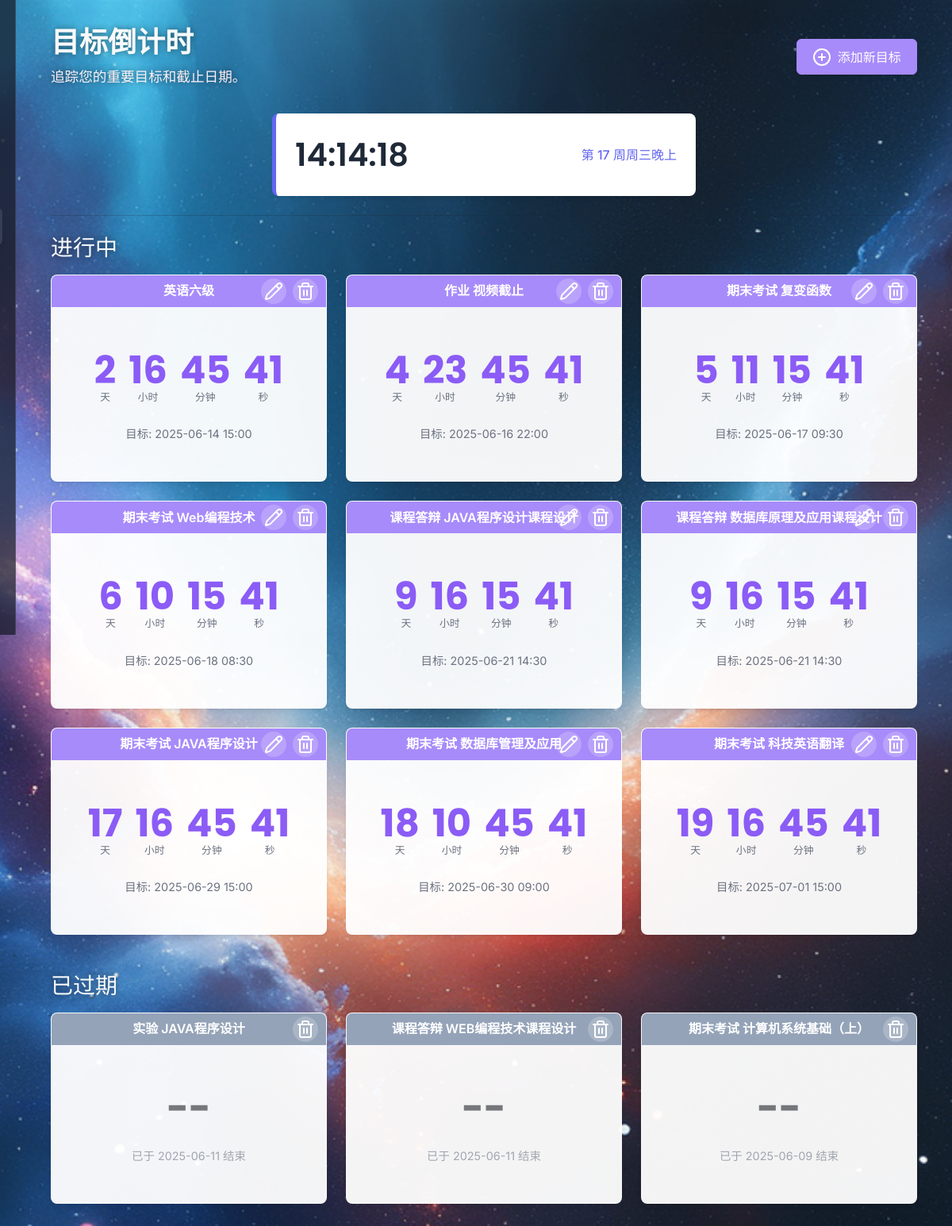
The app's page /countdown/ (signed in) with its own data.
### learning_logger/models.py (models this page shows, shortened)
class CountdownEvent(db.Model):
    id = db.Column(db.Integer, primary_key=True)
    title = db.Column(db.String(200), nullable=False)
    target_datetime_utc = db.Column(db.DateTime(timezone=True), nullable=False)
    user_id = db.Column(db.Integer, db.ForeignKey('user.id'), nullable=False)

### learning_logger/blueprints/countdown.py (the view)
@countdown_bp.route('/')
@login_required
def list_events():
    now_utc = datetime.now(pytz.utc)
    all_events = CountdownEvent.query.filter_by(user_id=current_user.id).order_by(CountdownEvent.target_datetime_utc.asc()).all()
    active_events = []
    expired_events = []
    start_date_setting = Setting.query.filter_by(user_id=current_user.id, key='week_start_date').first()
    if not start_date_setting:
        current_relative_time = "请先在设置中指定起始周"
    else:
        start_date = date.fromisoformat(start_date_setting.value)
        now_beijing = now_utc.astimezone(BEIJING_TZ)
        _, week_num = get_custom_week_info(now_beijing.date(), start_date)
        day_map = {0: '一', 1: '二', 2: '三', 3: '四', 4: '五', 5: '六', 6: '日'}
        day_of_week_str = day_map.get(now_beijing.weekday(), '')
        hour = now_beijing.hour
        time_of_day_str = "凌晨" if 0 <= hour < 6 else "上午" if hour < 12 else "中午" if hour < 14 else "下午" if hour < 18 else "晚上"
        current_relative_time = f"第 {week_num} 周周{day_of_week_str}{time_of_day_str}"
    for event in all_events:
        if event.target_datetime_utc.tzinfo is None:
            event.target_datetime_utc = pytz.utc.localize(event.target_datetime_utc)
        event.target_datetime_beijing = event.target_datetime_utc.astimezone(BEIJING_TZ)
        event.target_iso_utc = event.target_datetime_utc.isoformat()
        if event.target_datetime_utc < now_utc:
            event.is_expired = True
            expired_events.append(event)
        else:
            event.is_expired = False
            active_events.append(event)
    expired_events.sort(key=lambda x: x.target_datetime_utc, reverse=True)
    return render_template(
        'countdown.html',
        active_events=active_events,
        expired_events=expired_events,
        current_relative_time=current_relative_time
    )

### learning_logger/helpers.py (called while the page is built)
def get_custom_week_info(log_date, start_date):
    if not isinstance(log_date, date):
        log_date = date.fromisoformat(log_date)
    days_diff = (log_date - start_date).days
    if days_diff < 0:
        return start_date.year, 1
    return log_date.year, (days_diff // 7) + 1

### templates/countdown.html (shortened to what this page needs)
{% extends "base.html" %}
{% block content %}
<div class="page-header d-flex justify-content-between align-items-center">
    <div>
        <h1>目标倒计时</h1>
        <p class="lead text-secondary mb-0">追踪您的重要目标和截止日期。</p>
    </div>
    <button class="btn btn-primary d-flex align-items-center gap-2" data-bs-toggle="modal" data-bs-target="#formModal"
            data-url="{{ url_for('countdown.get_add_form') }}">
        <i data-lucide="plus-circle"></i>
        <span>添加新目标</span>
    </button>
</div>
<div class="row mb-4 justify-content-center">
    <div class="col-lg-6 col-md-8">
        <div class="time-card">
            <div class="d-flex justify-content-between align-items-center">
                <span id="real-time-clock">--:--:--</span>
                <span id="relative-time">{{ current_relative_time }}</span>
            </div>
        </div>
    </div>
</div>
<hr>
<h3 class="mt-4 mb-3">进行中</h3>
<div class="row g-4">
    {% for event in active_events %}
    <div class="col-lg-4 col-md-6">
        <div class="card countdown-card active" data-target-time="{{ event.target_iso_utc }}">
            <div class="countdown-card-header">{{ event.title }}</div>
            <div class="card-body">
                <div class="time-display">
                    <div class="time-segment">
                        <span class="time-value" data-unit="days">0</span>
                        <span class="time-label">天</span>
                    </div>
                    <div class="time-segment">
                        <span class="time-value" data-unit="hours">0</span>
                        <span class="time-label">小时</span>
                    </div>
                    <div class="time-segment">
                        <span class="time-value" data-unit="minutes">0</span>
                        <span class="time-label">分钟</span>
                    </div>
                    <div class="time-segment">
                        <span class="time-value" data-unit="seconds">0</span>
                        <span class="time-label">秒</span>
                    </div>
                </div>
                <p class="target-date">目标: {{ event.target_datetime_beijing.strftime('%Y-%m-%d %H:%M') }}</p>
            </div>
            <div class="action-buttons">
                <a href="#" class="action-btn" data-bs-toggle="modal" data-bs-target="#formModal"
                   data-url="{{ url_for('countdown.get_edit_form', event_id=event.id) }}"><i
                        data-lucide="pencil"></i></a>
                <a href="#" class="action-btn" onclick="confirmDelete(event, {{ event.id }})"><i
                        data-lucide="trash-2"></i></a>
            </div>
        </div>
    </div>
    {% else %}
    <div class="col-12">
        <p class="text-center text-muted">没有正在进行的倒计时目标。添加一个开始吧！</p>
    </div>
    {% endfor %}
</div>
<h3 class="mt-5 mb-3">已过期</h3>
<div class="row g-4">
    {% for event in expired_events %}
    <div class="col-lg-4 col-md-6">
        <div class="card countdown-card expired">
            <div class="countdown-card-header">{{ event.title }}</div>
            <div class="card-body">
                <div class="time-display">
                    <div class="time-segment">
                        <span class="time-value">--</span>
                    </div>
                </div>
                <p class="target-date">已于 {{ event.target_datetime_beijing.strftime('%Y-%m-%d') }} 结束</p>
            </div>
            <div class="action-buttons">
                <a href="#" class="action-btn" onclick="confirmDelete(event, {{ event.id }})"><i
                        data-lucide="trash-2"></i></a>
            </div>
        </div>
    </div>
    {% else %}
    <div class="col-12">
        <p class="text-center text-muted">没有已过期的目标。</p>
    </div>
    {% endfor %}
</div>
{% endblock %}

### templates/base.html (shortened to what this page needs)
<!DOCTYPE html>
<html lang="zh-CN">
<head>
    <link href="https://cdn.jsdelivr.net/npm/bootstrap@5.3.3/dist/css/bootstrap.min.css" rel="stylesheet"
          xintegrity="sha384-QWTKZyjpPEjISv5WaRU9OFeRpok6YctnYmDr5pNlyT2bRjXh0JMhjY6hW+ALEwIH">
    <link rel="stylesheet" href="{{ url_for('static', filename='style.css') }}">
</head>
<body>
<div class="page-wrapper">
    <aside class="sidebar">
        <div class="sidebar-header">
        </div>
        <nav class="sidebar-nav">
            {% if current_user.is_authenticated %}
            <a href="{{ url_for('main.index') }}"
               class="nav-link {% if request.endpoint == 'main.index' %}active{% endif %}">
            </a>
            <a href="{{ url_for('records.list_records') }}"
               class="nav-link {% if request.endpoint and 'records' in request.endpoint %}active{% endif %}">
            </a>
            <a href="{{ url_for('charts.chart_page') }}"
               class="nav-link {% if request.endpoint == 'charts.chart_page' %}active{% endif %}">
            </a>
            <a href="{{ url_for('countdown.list_events') }}"
               class="nav-link {% if request.endpoint and 'countdown' in request.endpoint %}active{% endif %}">
            </a>
            <a href="{{ url_for('main.settings') }}"
               class="nav-link {% if request.endpoint == 'main.settings' %}active{% endif %}">
            </a>
            {% endif %}
        </nav>
        <div class="sidebar-footer">
            <ul class="nav flex-column">
                {% if current_user.is_authenticated %}
                <li class="nav-item">
                     <span class="nav-link text-light">
                     </span>
                </li>
                <li class="nav-item">
                    <a class="nav-link" href="{{ url_for('auth.logout') }}">
                    </a>
                </li>
                {% endif %}
            </ul>
            <p class="mt-3 text-center">&copy; wangk227@ahut.edu.cn</p>
        </div>
    </aside>
    <main class="main-content">
        <div class="container-fluid">
            {% block content %}{% endblock %}
        </div>
    </main>
</div>
</body>
</html>

### static/style.css (style rules this page uses)
:root { --color-primary: #A78BFA; --color-primary-light: #DDD6FE; --color-primary-dark: #8B5CF6; --color-accent: #F59E0B; --color-accent-light: #FDE68A; --color-accent-dark: #B45309; --color-text-dark: #1F2937; --color-text-medium: #6B7280; --color-text-light: #F9FAFB; --color-sidebar-bg: #4C1D95; --color-bg: #F9FAFB; --color-card-bg: #FFFFFF; --color-card-border: #EDE9FE; --color-card-bg-hover: #FAFAFF; --border-radius-sm: 0.375rem; --border-radius-md: 0.5rem; --box-shadow: 0 4px 6px -1px rgb(0 0 0 / 0.07), 0 2px 4px -2px rgb(0 0 0 / 0.07); --box-shadow-hover: 0 10px 15px -3px rgb(0 0 0 / 0.1), 0 4px 6px -4px rgb(0 0 0 / 0.1); --sidebar-width: 260px; --transition-speed: 0.3s; }
*, *::before, *::after { box-sizing: border-box; }
body { font-family: 'Inter', sans-serif; background-color: var(--color-bg); color: var(--color-text-dark); line-height: 1.6; font-size: 16px; -webkit-font-smoothing: antialiased; -moz-osx-font-smoothing: grayscale; }
.page-wrapper { display: flex; }
.sidebar { width: var(--sidebar-width); height: 100vh; position: fixed; top: 0; left: 0; background-color: var(--color-sidebar-bg); color: var(--color-text-light); display: flex; flex-direction: column; padding: 1.5rem 1rem; transition: width var(--transition-speed) ease; }
.main-content { flex-grow: 1; margin-left: var(--sidebar-width); padding: 2rem; transition: margin-left var(--transition-speed) ease; }
.sidebar-header { display: flex; align-items: center; gap: 0.75rem; padding: 0 0.5rem 2rem 0.5rem; font-size: 1.25rem; font-weight: 700; font-family: 'Poppins', sans-serif; }
.sidebar-nav { display: flex; flex-direction: column; gap: 0.5rem; flex-grow: 1; }
.nav-link { display: flex; align-items: center; gap: 1rem; padding: 0.75rem 1rem; border-radius: var(--border-radius-md); text-decoration: none; color: #D1D5DB; transition: background-color var(--transition-speed), color var(--transition-speed); }
.nav-link.active { background-color: var(--color-primary); color: var(--color-text-light); font-weight: 500; box-shadow: var(--box-shadow); }
.sidebar-footer { padding-top: 1.5rem; text-align: center; font-size: 0.8rem; color: var(--color-text-medium); }
.card { background-color: var(--color-card-bg); border: 1px solid var(--color-card-border); border-radius: var(--border-radius-md); box-shadow: var(--box-shadow); overflow: hidden; transition: all var(--transition-speed) ease; }
.card-body { padding: 1.5rem; }
.btn { font-weight: 500; border-radius: var(--border-radius-sm); padding: 0.6rem 1.2rem; transition: all var(--transition-speed) ease; box-shadow: var(--box-shadow); }
.btn-primary { background-color: var(--color-primary); border-color: var(--color-primary); color: white; }
.page-header { margin-bottom: 2rem; }
.page-header h1 { font-family: 'Poppins', sans-serif; font-size: 2.25rem; font-weight: 700; color: var(--color-text-dark); }
.page-header p { font-size: 1.1rem; color: var(--color-text-medium); }
@media (min-width: 769px) { .main-content { margin-left: 20px; transition: margin-left 0.3s ease-in-out !important; } }
@media (min-width: 769px) { .sidebar { left: calc(-1 * var(--sidebar-width) + 20px); transition: left 0.3s ease-in-out !important; box-shadow: 2px 0 6px rgba(0, 0, 0, 0.05); } }
.countdown-card .card-body { padding-top: 2rem; padding-bottom: 2rem; text-align: center; }

### records on screen
CountdownEvent: title "英语六级", target_datetime_beijing "2025-06-14 15:00"
CountdownEvent: title "作业 视频截止", target_datetime_beijing "2025-06-16 22:00"
CountdownEvent: title "期末考试 复变函数", target_datetime_beijing "2025-06-17 09:30"
CountdownEvent: title "期末考试 Web编程技术", target_datetime_beijing "2025-06-18 08:30"
CountdownEvent: title "课程答辩 JAVA程序设计课程设计", target_datetime_beijing "2025-06-21 14:30"
CountdownEvent: title "课程答辩 数据库原理及应用课程设计", target_datetime_beijing "2025-06-21 14:30"
CountdownEvent: title "期末考试 JAVA程序设计", target_datetime_beijing "2025-06-29 15:00"
CountdownEvent: title "期末考试 数据库管理及应用", target_datetime_beijing "2025-06-30 09:00"
CountdownEvent: title "期末考试 科技英语翻译", target_datetime_beijing "2025-07-01 15:00"
CountdownEvent: title "实验 JAVA程序设计", target_datetime_beijing "2025-06-11"
CountdownEvent: title "课程答辩 WEB编程技术课程设计", target_datetime_beijing "2025-06-11"
CountdownEvent: title "期末考试 计算机系统基础（上）", target_datetime_beijing "2025-06-09"

### other values on screen
{{ current_relative_time }} "第 17 周周三晚上"
